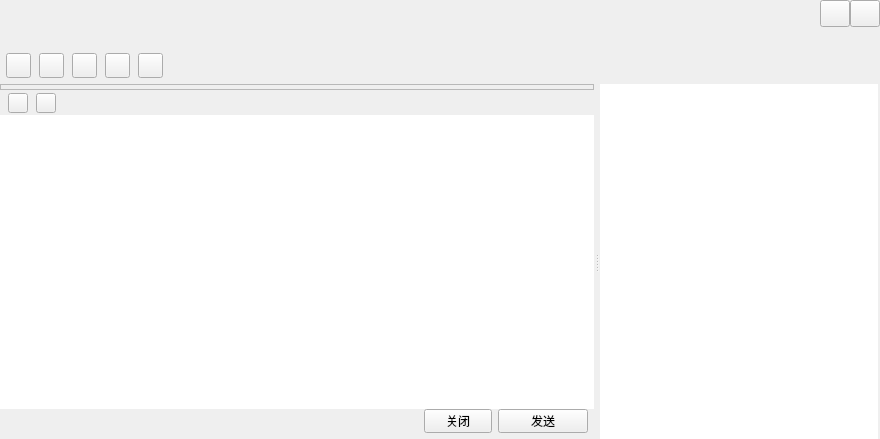
<?xml version="1.0" encoding="UTF-8"?>
<ui version="4.0">
 <class>TalkWindow</class>
 <widget class="QWidget" name="TalkWindow">
  <property name="geometry">
   <rect>
    <x>0</x>
    <y>0</y>
    <width>880</width>
    <height>439</height>
   </rect>
  </property>
  <property name="windowTitle">
   <string>TalkWindow</string>
  </property>
  <property name="titleskin" stdset="0">
   <bool>true</bool>
  </property>
  <layout class="QVBoxLayout" name="verticalLayout_6">
   <property name="spacing">
    <number>0</number>
   </property>
   <property name="leftMargin">
    <number>0</number>
   </property>
   <property name="topMargin">
    <number>0</number>
   </property>
   <property name="rightMargin">
    <number>0</number>
   </property>
   <property name="bottomMargin">
    <number>0</number>
   </property>
   <item>
    <widget class="QWidget" name="titleWidget" native="true">
     <property name="sizePolicy">
      <sizepolicy hsizetype="Expanding" vsizetype="Fixed">
       <horstretch>0</horstretch>
       <verstretch>0</verstretch>
      </sizepolicy>
     </property>
     <property name="minimumSize">
      <size>
       <width>0</width>
       <height>84</height>
      </size>
     </property>
     <property name="maximumSize">
      <size>
       <width>16777215</width>
       <height>84</height>
      </size>
     </property>
     <property name="bottomskin" stdset="0">
      <bool>true</bool>
     </property>
     <layout class="QVBoxLayout" name="verticalLayout">
      <property name="spacing">
       <number>0</number>
      </property>
      <property name="leftMargin">
       <number>6</number>
      </property>
      <property name="topMargin">
       <number>0</number>
      </property>
      <property name="rightMargin">
       <number>0</number>
      </property>
      <property name="bottomMargin">
       <number>0</number>
      </property>
      <item>
       <layout class="QHBoxLayout" name="horizontalLayout">
        <property name="spacing">
         <number>0</number>
        </property>
        <item>
         <widget class="QLabel" name="nameLabel">
          <property name="sizePolicy">
           <sizepolicy hsizetype="Expanding" vsizetype="Fixed">
            <horstretch>0</horstretch>
            <verstretch>0</verstretch>
           </sizepolicy>
          </property>
          <property name="minimumSize">
           <size>
            <width>0</width>
            <height>27</height>
           </size>
          </property>
          <property name="maximumSize">
           <size>
            <width>16777215</width>
            <height>27</height>
           </size>
          </property>
          <property name="font">
           <font>
            <family>Aharoni</family>
            <pointsize>12</pointsize>
            <weight>75</weight>
            <bold>true</bold>
           </font>
          </property>
          <property name="text">
           <string/>
          </property>
         </widget>
        </item>
        <item>
         <widget class="QPushButton" name="sysmin">
          <property name="sizePolicy">
           <sizepolicy hsizetype="Fixed" vsizetype="Fixed">
            <horstretch>0</horstretch>
            <verstretch>0</verstretch>
           </sizepolicy>
          </property>
          <property name="minimumSize">
           <size>
            <width>30</width>
            <height>27</height>
           </size>
          </property>
          <property name="maximumSize">
           <size>
            <width>30</width>
            <height>27</height>
           </size>
          </property>
          <property name="focusPolicy">
           <enum>Qt::ClickFocus</enum>
          </property>
          <property name="toolTip">
           <string>最小化</string>
          </property>
          <property name="text">
           <string/>
          </property>
          <property name="iconSize">
           <size>
            <width>30</width>
            <height>30</height>
           </size>
          </property>
         </widget>
        </item>
        <item>
         <widget class="QPushButton" name="sysclose">
          <property name="sizePolicy">
           <sizepolicy hsizetype="Fixed" vsizetype="Fixed">
            <horstretch>0</horstretch>
            <verstretch>0</verstretch>
           </sizepolicy>
          </property>
          <property name="minimumSize">
           <size>
            <width>30</width>
            <height>27</height>
           </size>
          </property>
          <property name="maximumSize">
           <size>
            <width>30</width>
            <height>27</height>
           </size>
          </property>
          <property name="focusPolicy">
           <enum>Qt::ClickFocus</enum>
          </property>
          <property name="toolTip">
           <string>关闭</string>
          </property>
          <property name="text">
           <string/>
          </property>
          <property name="iconSize">
           <size>
            <width>30</width>
            <height>30</height>
           </size>
          </property>
         </widget>
        </item>
       </layout>
      </item>
      <item>
       <widget class="QLabel" name="signLabel">
        <property name="sizePolicy">
         <sizepolicy hsizetype="Expanding" vsizetype="Fixed">
          <horstretch>0</horstretch>
          <verstretch>0</verstretch>
         </sizepolicy>
        </property>
        <property name="minimumSize">
         <size>
          <width>0</width>
          <height>20</height>
         </size>
        </property>
        <property name="maximumSize">
         <size>
          <width>16777215</width>
          <height>20</height>
         </size>
        </property>
        <property name="font">
         <font>
          <family>Aharoni</family>
          <pointsize>10</pointsize>
          <weight>75</weight>
          <bold>true</bold>
         </font>
        </property>
        <property name="text">
         <string/>
        </property>
       </widget>
      </item>
      <item>
       <widget class="QWidget" name="funWidget" native="true">
        <property name="sizePolicy">
         <sizepolicy hsizetype="Expanding" vsizetype="Expanding">
          <horstretch>0</horstretch>
          <verstretch>0</verstretch>
         </sizepolicy>
        </property>
        <property name="minimumSize">
         <size>
          <width>0</width>
          <height>34</height>
         </size>
        </property>
        <property name="maximumSize">
         <size>
          <width>16777215</width>
          <height>600</height>
         </size>
        </property>
        <layout class="QHBoxLayout" name="horizontalLayout_2">
         <property name="spacing">
          <number>8</number>
         </property>
         <property name="leftMargin">
          <number>0</number>
         </property>
         <property name="topMargin">
          <number>0</number>
         </property>
         <property name="rightMargin">
          <number>6</number>
         </property>
         <property name="bottomMargin">
          <number>0</number>
         </property>
         <item>
          <widget class="QPushButton" name="addtoolbtn">
           <property name="sizePolicy">
            <sizepolicy hsizetype="Fixed" vsizetype="Fixed">
             <horstretch>0</horstretch>
             <verstretch>0</verstretch>
            </sizepolicy>
           </property>
           <property name="minimumSize">
            <size>
             <width>25</width>
             <height>25</height>
            </size>
           </property>
           <property name="maximumSize">
            <size>
             <width>25</width>
             <height>25</height>
            </size>
           </property>
           <property name="text">
            <string/>
           </property>
           <property name="hasborder" stdset="0">
            <bool>true</bool>
           </property>
          </widget>
         </item>
         <item>
          <widget class="QPushButton" name="addhumanBtn">
           <property name="sizePolicy">
            <sizepolicy hsizetype="Fixed" vsizetype="Fixed">
             <horstretch>0</horstretch>
             <verstretch>0</verstretch>
            </sizepolicy>
           </property>
           <property name="minimumSize">
            <size>
             <width>25</width>
             <height>25</height>
            </size>
           </property>
           <property name="maximumSize">
            <size>
             <width>25</width>
             <height>25</height>
            </size>
           </property>
           <property name="text">
            <string/>
           </property>
           <property name="hasborder" stdset="0">
            <bool>true</bool>
           </property>
          </widget>
         </item>
         <item>
          <widget class="QPushButton" name="appBtn">
           <property name="sizePolicy">
            <sizepolicy hsizetype="Fixed" vsizetype="Fixed">
             <horstretch>0</horstretch>
             <verstretch>0</verstretch>
            </sizepolicy>
           </property>
           <property name="minimumSize">
            <size>
             <width>25</width>
             <height>25</height>
            </size>
           </property>
           <property name="maximumSize">
            <size>
             <width>25</width>
             <height>25</height>
            </size>
           </property>
           <property name="text">
            <string/>
           </property>
           <property name="hasborder" stdset="0">
            <bool>true</bool>
           </property>
          </widget>
         </item>
         <item>
          <widget class="QPushButton" name="videoBtn">
           <property name="sizePolicy">
            <sizepolicy hsizetype="Fixed" vsizetype="Fixed">
             <horstretch>0</horstretch>
             <verstretch>0</verstretch>
            </sizepolicy>
           </property>
           <property name="minimumSize">
            <size>
             <width>25</width>
             <height>25</height>
            </size>
           </property>
           <property name="maximumSize">
            <size>
             <width>25</width>
             <height>25</height>
            </size>
           </property>
           <property name="text">
            <string/>
           </property>
           <property name="hasborder" stdset="0">
            <bool>true</bool>
           </property>
          </widget>
         </item>
         <item>
          <widget class="QPushButton" name="toolsetBtn">
           <property name="sizePolicy">
            <sizepolicy hsizetype="Fixed" vsizetype="Fixed">
             <horstretch>0</horstretch>
             <verstretch>0</verstretch>
            </sizepolicy>
           </property>
           <property name="minimumSize">
            <size>
             <width>25</width>
             <height>25</height>
            </size>
           </property>
           <property name="maximumSize">
            <size>
             <width>25</width>
             <height>25</height>
            </size>
           </property>
           <property name="text">
            <string/>
           </property>
           <property name="hasborder" stdset="0">
            <bool>true</bool>
           </property>
          </widget>
         </item>
         <item>
          <spacer name="horizontalSpacer">
           <property name="orientation">
            <enum>Qt::Horizontal</enum>
           </property>
           <property name="sizeHint" stdset="0">
            <size>
             <width>700</width>
             <height>20</height>
            </size>
           </property>
          </spacer>
         </item>
        </layout>
       </widget>
      </item>
     </layout>
    </widget>
   </item>
   <item>
    <widget class="QSplitter" name="splitter">
     <property name="sizePolicy">
      <sizepolicy hsizetype="Expanding" vsizetype="Expanding">
       <horstretch>0</horstretch>
       <verstretch>0</verstretch>
      </sizepolicy>
     </property>
     <property name="orientation">
      <enum>Qt::Horizontal</enum>
     </property>
     <property name="handleWidth">
      <number>6</number>
     </property>
     <widget class="QSplitter" name="bodySplitter">
      <property name="sizePolicy">
       <sizepolicy hsizetype="Expanding" vsizetype="Expanding">
        <horstretch>0</horstretch>
        <verstretch>0</verstretch>
       </sizepolicy>
      </property>
      <property name="orientation">
       <enum>Qt::Vertical</enum>
      </property>
      <property name="handleWidth">
       <number>1</number>
      </property>
      <property name="childrenCollapsible">
       <bool>false</bool>
      </property>
      <widget class="QWidget" name="bodyWidget" native="true">
       <property name="sizePolicy">
        <sizepolicy hsizetype="Expanding" vsizetype="Expanding">
         <horstretch>0</horstretch>
         <verstretch>0</verstretch>
        </sizepolicy>
       </property>
       <layout class="QVBoxLayout" name="verticalLayout_4">
        <property name="spacing">
         <number>0</number>
        </property>
        <property name="leftMargin">
         <number>0</number>
        </property>
        <property name="topMargin">
         <number>0</number>
        </property>
        <property name="rightMargin">
         <number>0</number>
        </property>
        <property name="bottomMargin">
         <number>0</number>
        </property>
        <item>
         <widget class="QFrame" name="frameWidget">
          <property name="sizePolicy">
           <sizepolicy hsizetype="Expanding" vsizetype="Expanding">
            <horstretch>0</horstretch>
            <verstretch>0</verstretch>
           </sizepolicy>
          </property>
          <property name="frameShape">
           <enum>QFrame::StyledPanel</enum>
          </property>
          <property name="frameShadow">
           <enum>QFrame::Raised</enum>
          </property>
          <layout class="QVBoxLayout" name="verticalLayout_3">
           <property name="spacing">
            <number>0</number>
           </property>
           <property name="leftMargin">
            <number>0</number>
           </property>
           <property name="topMargin">
            <number>1</number>
           </property>
           <property name="rightMargin">
            <number>0</number>
           </property>
           <property name="bottomMargin">
            <number>1</number>
           </property>
           <item>
            <widget class="QWidget" name="msgWidget" native="true"/>
           </item>
          </layout>
         </widget>
        </item>
       </layout>
      </widget>
      <widget class="QWidget" name="bottomWidget" native="true">
       <property name="sizePolicy">
        <sizepolicy hsizetype="Expanding" vsizetype="Expanding">
         <horstretch>0</horstretch>
         <verstretch>0</verstretch>
        </sizepolicy>
       </property>
       <property name="minimumSize">
        <size>
         <width>0</width>
         <height>138</height>
        </size>
       </property>
       <property name="maximumSize">
        <size>
         <width>16777215</width>
         <height>400</height>
        </size>
       </property>
       <layout class="QVBoxLayout" name="verticalLayout_2">
        <property name="spacing">
         <number>0</number>
        </property>
        <property name="leftMargin">
         <number>0</number>
        </property>
        <property name="topMargin">
         <number>0</number>
        </property>
        <property name="rightMargin">
         <number>0</number>
        </property>
        <property name="bottomMargin">
         <number>0</number>
        </property>
        <item>
         <widget class="QWidget" name="moduleWidget" native="true">
          <property name="sizePolicy">
           <sizepolicy hsizetype="Expanding" vsizetype="Fixed">
            <horstretch>0</horstretch>
            <verstretch>0</verstretch>
           </sizepolicy>
          </property>
          <property name="minimumSize">
           <size>
            <width>0</width>
            <height>24</height>
           </size>
          </property>
          <property name="maximumSize">
           <size>
            <width>16777215</width>
            <height>24</height>
           </size>
          </property>
          <layout class="QHBoxLayout" name="horizontalLayout_3">
           <property name="spacing">
            <number>8</number>
           </property>
           <property name="leftMargin">
            <number>8</number>
           </property>
           <property name="topMargin">
            <number>0</number>
           </property>
           <property name="rightMargin">
            <number>8</number>
           </property>
           <property name="bottomMargin">
            <number>0</number>
           </property>
           <item>
            <widget class="QPushButton" name="faceBtn">
             <property name="sizePolicy">
              <sizepolicy hsizetype="Fixed" vsizetype="Fixed">
               <horstretch>0</horstretch>
               <verstretch>0</verstretch>
              </sizepolicy>
             </property>
             <property name="minimumSize">
              <size>
               <width>20</width>
               <height>20</height>
              </size>
             </property>
             <property name="maximumSize">
              <size>
               <width>20</width>
               <height>20</height>
              </size>
             </property>
             <property name="text">
              <string/>
             </property>
             <property name="hasborder" stdset="0">
              <bool>true</bool>
             </property>
            </widget>
           </item>
           <item>
            <widget class="QPushButton" name="fileopenBtn">
             <property name="sizePolicy">
              <sizepolicy hsizetype="Fixed" vsizetype="Fixed">
               <horstretch>0</horstretch>
               <verstretch>0</verstretch>
              </sizepolicy>
             </property>
             <property name="minimumSize">
              <size>
               <width>20</width>
               <height>20</height>
              </size>
             </property>
             <property name="maximumSize">
              <size>
               <width>20</width>
               <height>20</height>
              </size>
             </property>
             <property name="text">
              <string/>
             </property>
             <property name="hasborder" stdset="0">
              <bool>true</bool>
             </property>
            </widget>
           </item>
           <item>
            <spacer name="horizontalSpacer_2">
             <property name="orientation">
              <enum>Qt::Horizontal</enum>
             </property>
             <property name="sizeHint" stdset="0">
              <size>
               <width>519</width>
               <height>20</height>
              </size>
             </property>
            </spacer>
           </item>
          </layout>
         </widget>
        </item>
        <item>
         <widget class="QMsgTextEdit" name="textEdit">
          <property name="contextMenuPolicy">
           <enum>Qt::NoContextMenu</enum>
          </property>
          <property name="frameShape">
           <enum>QFrame::NoFrame</enum>
          </property>
         </widget>
        </item>
        <item>
         <layout class="QHBoxLayout" name="horizontalLayout_4">
          <property name="rightMargin">
           <number>6</number>
          </property>
          <property name="bottomMargin">
           <number>6</number>
          </property>
          <item>
           <spacer name="horizontalSpacer_3">
            <property name="orientation">
             <enum>Qt::Horizontal</enum>
            </property>
            <property name="sizeHint" stdset="0">
             <size>
              <width>378</width>
              <height>20</height>
             </size>
            </property>
           </spacer>
          </item>
          <item>
           <widget class="QToolButton" name="closeBtn">
            <property name="minimumSize">
             <size>
              <width>68</width>
              <height>24</height>
             </size>
            </property>
            <property name="maximumSize">
             <size>
              <width>68</width>
              <height>24</height>
             </size>
            </property>
            <property name="text">
             <string>关闭</string>
            </property>
            <property name="titleskin" stdset="0">
             <bool>true</bool>
            </property>
           </widget>
          </item>
          <item>
           <widget class="QToolButton" name="sendBtn">
            <property name="minimumSize">
             <size>
              <width>90</width>
              <height>24</height>
             </size>
            </property>
            <property name="maximumSize">
             <size>
              <width>90</width>
              <height>24</height>
             </size>
            </property>
            <property name="text">
             <string>发送</string>
            </property>
            <property name="titleskin" stdset="0">
             <bool>true</bool>
            </property>
           </widget>
          </item>
         </layout>
        </item>
       </layout>
      </widget>
     </widget>
     <widget class="QWidget" name="widget" native="true">
      <property name="sizePolicy">
       <sizepolicy hsizetype="Expanding" vsizetype="Expanding">
        <horstretch>0</horstretch>
        <verstretch>0</verstretch>
       </sizepolicy>
      </property>
      <property name="minimumSize">
       <size>
        <width>280</width>
        <height>0</height>
       </size>
      </property>
      <property name="maximumSize">
       <size>
        <width>280</width>
        <height>16777215</height>
       </size>
      </property>
      <layout class="QVBoxLayout" name="verticalLayout_5">
       <property name="spacing">
        <number>0</number>
       </property>
       <property name="leftMargin">
        <number>0</number>
       </property>
       <property name="topMargin">
        <number>0</number>
       </property>
       <property name="rightMargin">
        <number>0</number>
       </property>
       <property name="bottomMargin">
        <number>0</number>
       </property>
       <item>
        <widget class="QScrollArea" name="scrollArea">
         <property name="frameShape">
          <enum>QFrame::NoFrame</enum>
         </property>
         <property name="horizontalScrollBarPolicy">
          <enum>Qt::ScrollBarAlwaysOff</enum>
         </property>
         <property name="widgetResizable">
          <bool>true</bool>
         </property>
         <widget class="QWidget" name="scrollAreaWidgetContents">
          <property name="geometry">
           <rect>
            <x>0</x>
            <y>0</y>
            <width>280</width>
            <height>355</height>
           </rect>
          </property>
          <property name="sizePolicy">
           <sizepolicy hsizetype="Expanding" vsizetype="Expanding">
            <horstretch>0</horstretch>
            <verstretch>0</verstretch>
           </sizepolicy>
          </property>
          <widget class="QTreeWidget" name="treeWidget">
           <property name="geometry">
            <rect>
             <x>0</x>
             <y>0</y>
             <width>278</width>
             <height>355</height>
            </rect>
           </property>
           <property name="frameShape">
            <enum>QFrame::NoFrame</enum>
           </property>
           <property name="editTriggers">
            <set>QAbstractItemView::AllEditTriggers</set>
           </property>
           <property name="indentation">
            <number>0</number>
           </property>
           <property name="headerHidden">
            <bool>true</bool>
           </property>
           <property name="expandsOnDoubleClick">
            <bool>false</bool>
           </property>
           <column>
            <property name="text">
             <string notr="true">1</string>
            </property>
           </column>
          </widget>
         </widget>
        </widget>
       </item>
      </layout>
     </widget>
    </widget>
   </item>
  </layout>
 </widget>
 <layoutdefault spacing="6" margin="11"/>
 <customwidgets>
  <customwidget>
   <class>QMsgTextEdit</class>
   <extends>QTextEdit</extends>
   <header location="global">qmsgtextedit.h</header>
  </customwidget>
 </customwidgets>
 <resources/>
 <connections/>
</ui>
